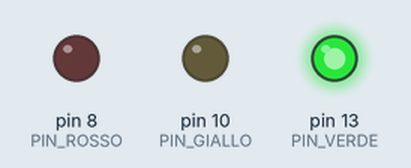
Recording of a sketch running on a simulated Arduino Uno, built with avr-gcc and run on an emulated ATmega328P. Shown: output pins drawn as LEDs (lit = HIGH).

Above: at 2.5 s.
At 6.0 s:
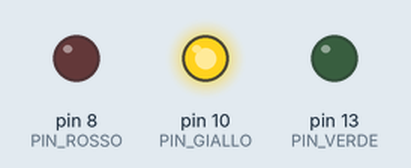
At 9.5 s:
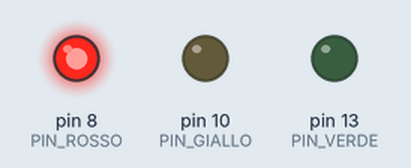
Timing chart, 0 to 15.6 s (numbered marks = the images above):
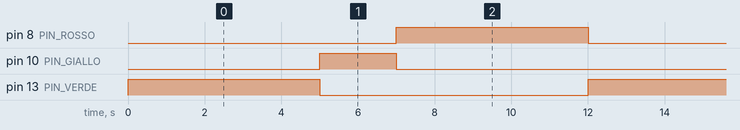

Measured:
- by itself, pin 8 (PIN_ROSSO), pin 13 (PIN_VERDE): alternates HIGH for 5.0 s and LOW for 7.0 s
- by itself, pin 10 (PIN_GIALLO): alternates HIGH for 2.0 s and LOW for 10.0 s
- by itself, everything shown: repeats every 12.0 s, in 3 steps

The sketch:

semaforo.ino
```cpp
// C++ code
//


  const int PIN_VERDE = 13;
  const int PIN_GIALLO = 10;
  const int PIN_ROSSO = 8;


void setup()
{
  pinMode(8, OUTPUT);
  pinMode(10, OUTPUT);
  pinMode(13, OUTPUT);


}

void loop()
{
  digitalWrite(PIN_VERDE,  HIGH);
  digitalWrite(PIN_GIALLO, LOW);
  digitalWrite(PIN_ROSSO,  LOW);
  delay(5000);

  digitalWrite(PIN_VERDE, LOW);
  digitalWrite(PIN_GIALLO, HIGH);
  delay(2000);

  digitalWrite(PIN_GIALLO,  LOW);
  digitalWrite(PIN_ROSSO, HIGH);
  delay(5000);

  digitalWrite(PIN_GIALLO, LOW);
}
```
